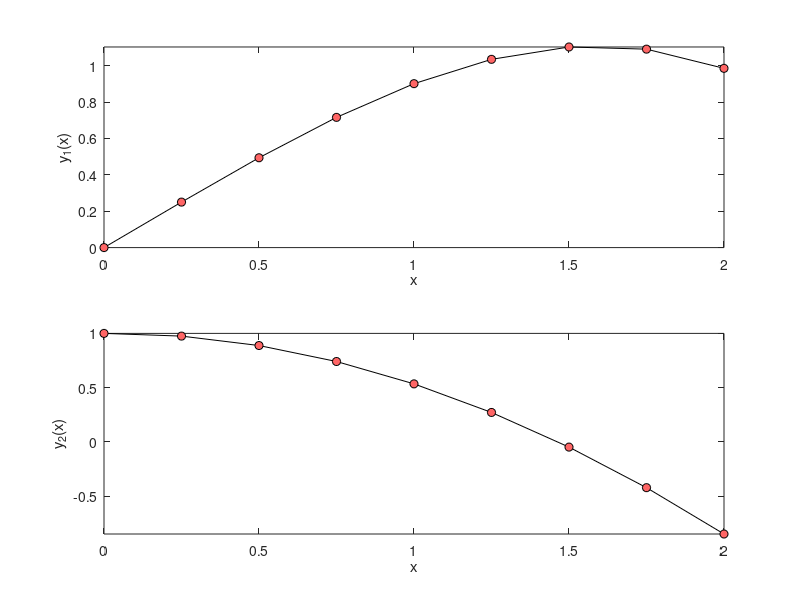

Reproduce this figure in MATLAB.
% Code 6-1a | Euler's Explicit Method
clc; clear; close all
f = @(x,Y) [Y(2); -0.1*Y(2)-x];           %ODE
Y = [0 1];                                %initial values
S = [0 2];                                %response span
h = 0.25;                                 %domain increment
%Metod__________________________________________________________________
x = S(1);
Y = Y(:);
i = 1;
xx = x; YY = Y;
while x < S(2)
    i = i+1;
    Y = Y+f(x,Y)*h;
    x = x+h;
    xx(i) = x; YY(:,i) = Y;
end
%Illustration___________________________________________________________
m = numel(Y);
div = ['---------' repmat('------------',[1,m]),'\n'];
fprintf('        x'); fprintf('       y%d(x)',1:m);    fprintf(['\n',div]);
fprintf(['%9.3g',repmat('%12.5g',[1,m]),'\n'],[xx;YY]);fprintf(div);
for i = 1:m
    subplot(m,1,i)
    plot(xx,YY(i,:),'linestyle','-','Color','k',...
        'Marker','o','MarkerFaceColor',[1 0.4 0.4],...
        'displayname','f^0(x)'); hold on
    xlabel('x'); ylabel(['y_' num2str(i) '(x)']); axis tight;
end
